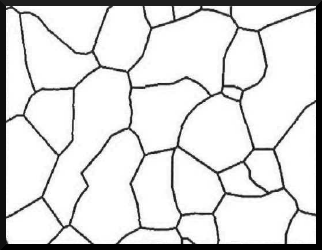
#> input picture image.png, 322 x 250 px
$ python parameters.py   (older library calls are emulated)
#> lines starting #> are read from the running program, lines starting #| are printed output that depends on the picture; after the words box and inside, x2 and y2 are one past the last pixel; in counts of white or black regions, pixels touching at a corner belong together
### fileLogger.py
import datetime

class FileLogger:
    def __init__(self):
        self.log_file = open('log.log', 'a')
    def log(self, p_type, value):
        now = datetime.datetime.now()
        self.log_file.write(str(now.strftime("%Y-%m-%d %H:%M:%S")) + " : " + p_type + " = " + value + '\n')
    def __del__(self):
        self.log_file.write("\n\n")

### parameters.py
import numpy as np
import cv2
import math
from fileLogger import FileLogger
import sys


def pixels_to_mm(pixels, dpi, scale):
    """
    Переводит размер в пикселях в миллиметры
    :param pixels: размер в пикселях
    :param dpi: DPI
    :param scale: увеличение микроскопа
    :return: размер в миллиметрах
    """
    MILLIMETERS_IN_INCH = 25.4
    return MILLIMETERS_IN_INCH * pixels / dpi / scale


def pixels_to_square_mm(pixels, dpi, scale):
    """
    Переводит площадь в пикселях в площадь в кв.мм.
    :param pixels: площадь в пикселях
    :param dpi: DPI
    :param scale: увеличение микроскопа
    :return: площадь в квадратных миллиметрах
    """
    square_of_one_pixel = pixels_to_mm(1 ,dpi=dpi, scale=scale) ** 2

    return square_of_one_pixel * pixels

if __name__ == '__main__':

    DPI = 96 # dpi в пикселях/дюйм
    SCALE = 100 # увеличение микроскопа
    logger = FileLogger()

    # load the image
    if len(sys.argv) < 2:
        image = cv2.imread("image.png")
#> image is the input picture: shape (250, 322, 3); min 0, max 255, mean 218.3
    else:
        image = cv2.imread(sys.argv[1])

    mask = cv2.inRange(image, np.array([0, 0, 0], dtype="uint8"), np.array([100, 100, 100], dtype="uint8"))
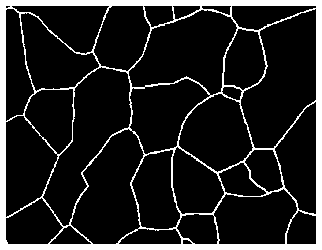
#> mask: shape (250, 322); 13.5% white; 1 white region

    image, contours, hierarchy = cv2.findContours(mask, cv2.RETR_TREE, cv2.CHAIN_APPROX_SIMPLE)
#> contours = 32 contours, 1 with area under 20; largest, box (x1, y1, x2, y2) and area: (0, 0, 322, 250) 79929, (240, 8, 317, 149) 6866, (42, 66, 132, 227) 6201, (128, 9, 238, 96) 5846, (70, 128, 145, 245) 5470

    image = cv2.cvtColor(image, cv2.COLOR_GRAY2RGB)
#> image: shape (250, 322, 3); 13.5% white; 1 white region, box (x1, y1, x2, y2) and area: (0, 0, 322, 250) 10900
    cv2.drawContours(image, contours, -1, (0, 0, 255), 2)
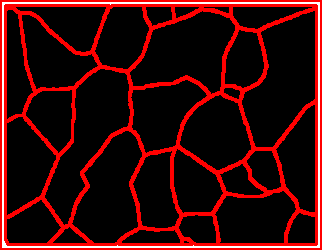
#> image: shape (250, 322, 3); mean B, G, R 7.1, 7.1, 56.1

    # CALCULATE PARAMETERS
    kernelCount = len(contours)
#> kernelCount = 32
    logger.log("Число зерен", str(kernelCount))

    cntSquares = [pixels_to_square_mm(cv2.contourArea(cnt), DPI, SCALE) for cnt in contours]
#> cntSquares = 32 values, max 0.56 at index 0, min 7.35e-05 at index 31, mean 0.0333

    minS = min(cntSquares)
#> minS = 7.35e-05
    maxS = max(cntSquares)
#> maxS = 0.56
    averS = sum(cntSquares) / len(contours)
#> averS = 0.0333
    logger.log("Минимальная площадь зерна, кв. мм.", str(minS))
    logger.log("Максимальная площадь зерна, кв. мм.", str(maxS))
    logger.log("Средняя площадь зерна, кв. мм.", str(averS))

    height, width, _ = image.shape
#> height = 250; width = 322
    image_square = pixels_to_mm(height, DPI, SCALE) * pixels_to_mm(width, DPI, SCALE)
#> image_square = 0.564
    kernels_on_1_mm = kernelCount / image_square
#> kernels_on_1_mm = 56.78
    logger.log("Число зерен на площади 1 кв. мм.", str(kernels_on_1_mm))

    cntPerimeters = [pixels_to_mm(cv2.arcLength(cnt, True), DPI, SCALE) for cnt in contours]
#> cntPerimeters = 32 values, max 3.02 at index 0, min 0.0346 at index 31, mean 0.599

    minP = min(cntPerimeters)
#> minP = 0.0346
    maxP = max(cntPerimeters)
#> maxP = 3.02
    averP = sum(cntPerimeters) / len(contours)
#> averP = 0.599
    logger.log("Минимальный периметр зерна, мм", str(minP))
    logger.log("Максимальный периметр зерна, мм", str(maxP))
    logger.log("Средний периметр зерна, мм", str(averP))

    # Балл зерна, метод подсчета зерен, ГОСТ-5639-82, 3.4
    ball = round(math.log(averS)/math.log(0.5) - 3)
#> ball = 2
    logger.log("Балл зерна", str(ball))

    # Show
    cv2.imshow("Keypoints", image)
    cv2.waitKey(0)
